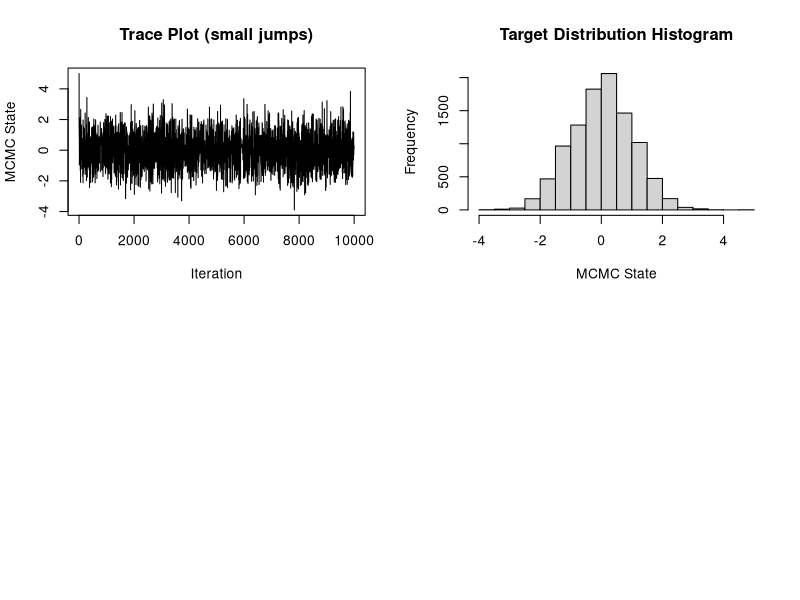

The R script that drew this image: (Note: this script raises an error after producing the figure.)
## This script illustrates the Metropolis-Hastings algorithm for
## approximating the standard normal distribution
## Author: Vladimir N. Minin
## last update: 07/12/2015

unif_rw_next = function(cur_value, tuning_par){

  return_value = c(cur_value, 0)
  
  prop_value = cur_value + runif(1, min=-tuning_par, max=tuning_par)
  
  if (log(runif(1)) < (cur_value^2 - prop_value^2)/2){
    return_value = c(prop_value, 1)
  }

  return(return_value)      
}

mcmc_size = 10000
start_value = 5.0


mcmc_out_small_jumps = matrix(0, nrow=(mcmc_size), ncol=2)
colnames(mcmc_out_small_jumps) = c("state", "acc.status")

cur_state = c(start_value,1)
mcmc_out_small_jumps[1,] = cur_state

for (i in 2:mcmc_size){
  
  cur_state = unif_rw_next(mcmc_out_small_jumps[i-1,1], 5.0)
    
  mcmc_out_small_jumps[i,] = cur_state
}

## acceptance probability
mean(mcmc_out_small_jumps[,"acc.status"])

## mean of the target distribution
mean(mcmc_out_small_jumps[,"state"])

par(mfrow=c(2,2))

## trace plot
plot(1:mcmc_size, mcmc_out_small_jumps[,"state"], type="l", xlab="Iteration", ylab="MCMC State", main="Trace Plot (small jumps)")

## histogram
hist(mcmc_out_small_jumps[,"state"], xlab="MCMC State", main="Target Distribution Histogram")


mcmc_out_large_jumps = matrix(0, nrow=(mcmc_size), ncol=2)
colnames(mcmc_out_large_jumps) = c("state", "acc.status")

cur_state = c(start_value,1)
mcmc_out_large_jumps[1,] = cur_value

for (i in 2:mcmc_size){
  
  cur_state = unif_rw_next(mcmc_out_large_jumps[i-1,1], 50.0)
  
  mcmc_out_large_jumps[i,] = cur_state
}

## trace plot
plot(1:mcmc_size, mcmc_out_large_jumps[,"state"], type="l", xlab="Iteration", ylab="MCMC State", main="Trace Plot (large jumps)")

## histogram
hist(mcmc_out_large_jumps[,"state"], xlab="MCMC State", main="Target Distribution Histogram")
